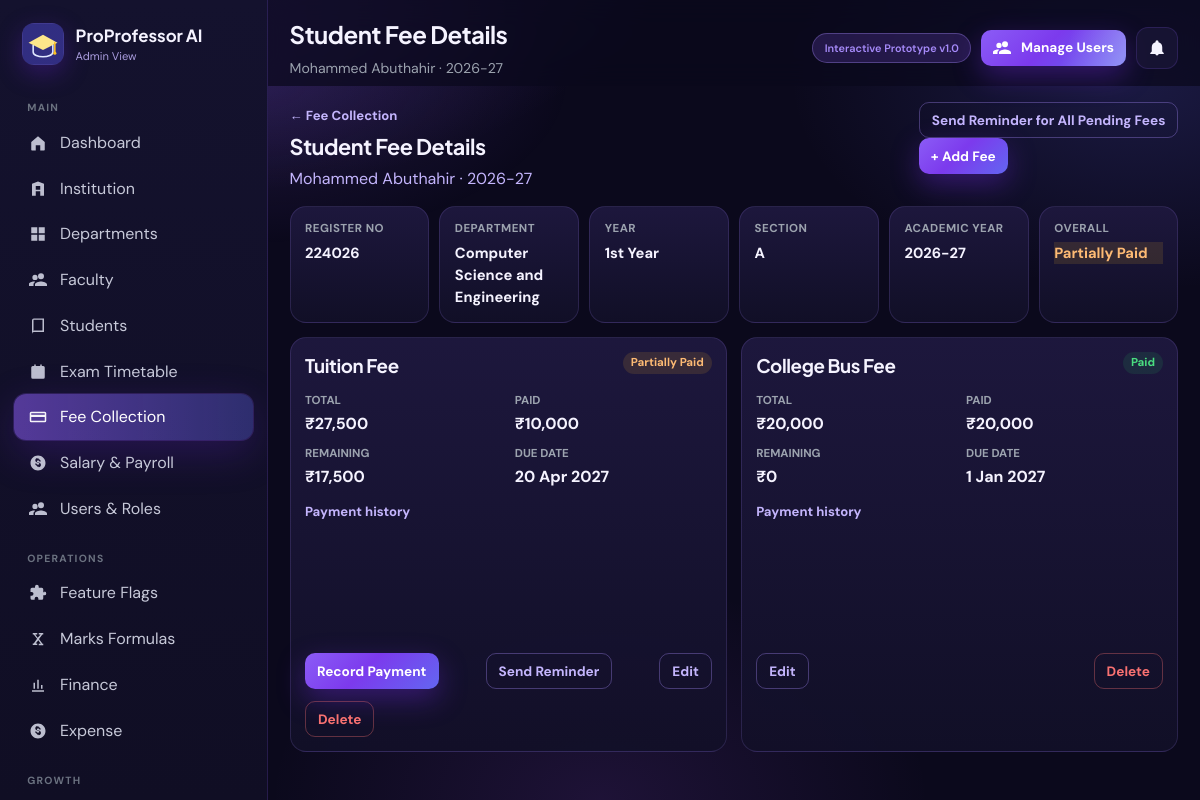
/admin/fee-collection/student?student_id=4&academic_year=2026-27 (signed in), run on the app's committed database.
### tables this page shows
CREATE TABLE `users` (
  `id` int(10) UNSIGNED NOT NULL,
  `institution_id` int(10) UNSIGNED NOT NULL,
  `department_id` int(10) UNSIGNED DEFAULT NULL,
  `role` enum('professor','student','hod','admin','superadmin') NOT NULL,
  `email` varchar(160) NOT NULL,
  `password_hash` varchar(255) NOT NULL,
  `full_name` varchar(160) NOT NULL,
  `employee_id` varchar(60) DEFAULT NULL,
  `qualification` varchar(120) DEFAULT NULL,
  `register_no` varchar(60) DEFAULT NULL,
  `phone` varchar(30) DEFAULT NULL,
  `avatar_url` varchar(255) DEFAULT NULL,
  `class_id` int(10) UNSIGNED DEFAULT NULL COMMENT 'For students',
  `academic_year_level` tinyint(3) UNSIGNED DEFAULT NULL COMMENT 'Student academic year 1-4',
  `semester` varchar(40) DEFAULT NULL COMMENT 'Student Odd/Even semester',
  `designation` varchar(100) DEFAULT NULL,
  `preferences` longtext DEFAULT NULL CHECK (json_valid(`preferences`)),
  `extra` longtext DEFAULT NULL COMMENT 'Expandable user attributes' CHECK (json_valid(`extra`)),
  `is_active` tinyint(1) DEFAULT 1,
  `last_login_at` datetime DEFAULT NULL,
  `created_at` timestamp NOT NULL DEFAULT current_timestamp(),
  `updated_at` timestamp NOT NULL DEFAULT current_timestamp() ON UPDATE current_timestamp()
);

CREATE TABLE `departments` (
  `id` int(10) UNSIGNED NOT NULL,
  `institution_id` int(10) UNSIGNED NOT NULL,
  `name` varchar(150) NOT NULL,
  `code` varchar(40) DEFAULT NULL,
  `hod_user_id` int(10) UNSIGNED DEFAULT NULL,
  `meta` longtext DEFAULT NULL CHECK (json_valid(`meta`)),
  `is_active` tinyint(1) DEFAULT 1,
  `created_at` timestamp NOT NULL DEFAULT current_timestamp()
);

CREATE TABLE `classes` (
  `id` int(10) UNSIGNED NOT NULL,
  `institution_id` int(10) UNSIGNED NOT NULL,
  `department_id` int(10) UNSIGNED NOT NULL,
  `program_id` int(10) UNSIGNED DEFAULT NULL,
  `name` varchar(100) NOT NULL,
  `section` varchar(20) DEFAULT NULL,
  `year` tinyint(3) UNSIGNED DEFAULT NULL,
  `semester` varchar(40) DEFAULT NULL,
  `academic_year` varchar(20) DEFAULT NULL,
  `meta` longtext DEFAULT NULL CHECK (json_valid(`meta`)),
  `is_active` tinyint(1) DEFAULT 1
);

CREATE TABLE `fee_records` (
  `id` int(10) UNSIGNED NOT NULL,
  `institution_id` int(10) UNSIGNED NOT NULL,
  `student_id` int(10) UNSIGNED NOT NULL,
  `academic_year` varchar(20) NOT NULL,
  `fee_type` enum('tuition','bus','hostel') NOT NULL,
  `total_amount` decimal(12,2) NOT NULL,
  `due_date` date DEFAULT NULL,
  `notes` text DEFAULT NULL,
  `created_by` int(10) UNSIGNED DEFAULT NULL,
  `created_at` timestamp NOT NULL DEFAULT current_timestamp(),
  `updated_at` timestamp NOT NULL DEFAULT current_timestamp() ON UPDATE current_timestamp()
);

### app/Views/admin/fee-student.php (the view, shortened to what the rows shown need)
<?php
$student = $student ?? [];
$academicYear = (string)($academicYear ?? '');
$fees = $fees ?? [];
$outstanding = $outstanding ?? [];
$level = (int)($student['academic_year_level'] ?? 0);
$section = trim((string)($student['class_section'] ?? ''));
$dept = trim((string)($student['dept_name'] ?? ''));
$register = trim((string)($student['register_no'] ?? ''));
$overallLabel = match ($overall) {
    'paid' => 'Fully Paid',
    'partial' => 'Partially Paid',
    'pending' => 'Pending',
    default => 'Not Configured',
};
$feeLabel = static function (string $status): string {
    return match ($status) {
        'paid' => 'Paid',
        'partial' => 'Partially Paid',
        default => 'Pending',
    };
};
$when = static function (string $value): string {
    $dt = DateTime::createFromFormat('Y-m-d', substr($value, 0, 10));
    return $dt ? $dt->format('j M Y') : '—';
};
?>
<div class="adm-fee">
  <div class="adm-fee-detail-head">
    <div>
      <a class="adm-fee-back" href="<?= e(url('/admin/fee-collection?academic_year=' . rawurlencode($academicYear))) ?>">← Fee Collection</a>
      <h2>Student Fee Details</h2>
      <p><?= e((string)($student['full_name'] ?? '')) ?> · <?= e($academicYear) ?></p>
    </div>
    <div class="adm-fee-detail-actions">
      <?php if ($outstanding !== []): ?>
        <form method="post" action="<?= e(url('/admin/fee-collection')) ?>">
          <button class="btn btn-sm btn-ghost" type="submit">Send Reminder for All Pending Fees</button>
        </form>
      <?php endif; ?>
      <button class="btn btn-sm btn-primary" type="button" id="feeAddOpen">+ Add Fee</button>
    </div>
  </div>
  <div class="adm-fee-meta">
    <div><span>Register no</span><strong><?= e($register !== '' ? $register : '—') ?></strong></div>
    <div><span>Department</span><strong><?= e($dept !== '' ? $dept : '—') ?></strong></div>
    <div><span>Year</span><strong><?= e($level > 0 ? subject_year_label($level) : '—') ?></strong></div>
    <div><span>Section</span><strong><?= e($section !== '' ? $section : '—') ?></strong></div>
    <div><span>Academic year</span><strong><?= e($academicYear) ?></strong></div>
    <div><span>Overall</span><strong class="adm-fee-overall is-<?= e((string)$overall) ?>"><?= e($overallLabel) ?></strong></div>
  </div>
  <?php if (!$fees): ?>
    <div class="panel empty">No fee records for <?= e($academicYear) ?>. Fees that are not added do not appear as unpaid.</div>
  <?php else: ?>
    <div class="adm-fee-cards">
      <?php foreach ($fees as $fee): ?>
        <article class="adm-fee-card">
          <header>
            <h3><?= e((string)$fee['label']) ?></h3>
            <span class="adm-fee-badge is-<?= e((string)$fee['status'] === 'paid' ? 'ok' : ((string)$fee['status'] === 'partial' ? 'warn' : 'bad')) ?>"><?= e($feeLabel((string)$fee['status'])) ?></span>
          </header>
          <dl>
            <div><dt>Total</dt><dd><?= e(fee_money((float)$fee['total'])) ?></dd></div>
            <div><dt>Paid</dt><dd><?= e(fee_money((float)$fee['paid'])) ?></dd></div>
            <div><dt>Remaining</dt><dd><?= e(fee_money((float)$fee['remaining'])) ?></dd></div>
            <div><dt>Due date</dt><dd><?= e($fee['due_date'] !== '' ? $when((string)$fee['due_date']) : '—') ?></dd></div>
          </dl>
          <?php if ($fee['payments']): ?>
            <h4>Payment history</h4>
          <?php else: ?>
            <p class="adm-fee-notes">No payments recorded yet.</p>
          <?php endif; ?>
          <div class="adm-fee-card-actions">
            <?php if ($fee['status'] !== 'paid'): ?>
              <button class="btn btn-sm btn-primary" type="button" data-pay="<?= (int)$fee['id'] ?>" data-label="<?= e((string)$fee['label']) ?>" data-remaining="<?= e(fee_money((float)$fee['remaining'])) ?>">Record Payment</button>
              <form method="post" action="<?= e(url('/admin/fee-collection')) ?>">
                <button class="btn btn-sm btn-ghost" type="submit">Send Reminder</button>
              </form>
            <?php endif; ?>
            <button class="btn btn-sm btn-ghost" type="button"
              data-edit="<?= (int)$fee['id'] ?>"
              data-label="<?= e((string)$fee['label']) ?>"
              data-total="<?= e((string)$fee['total']) ?>"
              data-due="<?= e((string)$fee['due_date']) ?>"
              data-notes="<?= e((string)$fee['notes']) ?>">Edit</button>
            <button class="btn btn-sm btn-ghost adm-fee-delete" type="button" data-delete="<?= (int)$fee['id'] ?>" data-label="<?= e((string)$fee['label']) ?>">Delete</button>
          </div>
        </article>
      <?php endforeach; ?>
    </div>
  <?php endif; ?>
</div>

### app/Core/Router.php (shortened to what the rows shown need)
<?php
final class Router
{
    private array $routes = [];
    public function add(string $method, string $pattern, $handler): void
    {
        $this->routes[] = [
            'method' => strtoupper($method),
            'pattern' => $pattern,
            'handler' => $handler,
        ];
    }
    public function dispatch(string $method, string $uri): void
    {
        $path = parse_url($uri, PHP_URL_PATH) ?: '/';
        $base = app_base_path();
        $path = '/' . trim($path, '/');
        if ($path !== '/') {
            $path = rtrim($path, '/');
        }
        foreach ($this->routes as $route) {
            if ($route['method'] !== strtoupper($method)) {
                continue;
            }
            $regex = preg_replace('#\{([a-zA-Z_]+)\}#', '(?P<$1>[^/]+)', $route['pattern']);
            $regex = '#^' . $regex . '$#';
            if (!preg_match($regex, $path, $matches)) {
                continue;
            }
            $params = array_filter(
                $matches,
                static fn($k) => !is_int($k),
                ARRAY_FILTER_USE_KEY
            );
            $this->invoke($route['handler'], $params);
            return;
        }
    }
    private function invoke($handler, array $params): void
    {
        if (is_array($handler) && is_string($handler[0])) {
            $controller = new $handler[0]();
            $method = $handler[1];
            $controller->$method(...array_values($params));
            return;
        }
    }
}

### app/Views/layouts/app.php (shortened to what the rows shown need)
<?php
$user = \Auth::user();
$role = $user['role'] ?? '';
$groups = NavService::grouped($role);
$unread = $user ? unread_notifications_count((int)$user['id']) : 0;
$title = $title ?? 'ProProfessor AI';
$active = $active ?? '';
$subtitle = $subtitle ?? '';
$notifPath = match ($role) {
    'student' => '/student/notifications',
    'hod' => '/hod/notifications',
    'admin', 'superadmin' => '/admin/notifications',
    default => '/professor/notifications',
};
$cta = match ($role) {
    'professor' => ['href' => '/professor/generate-plan', 'label' => 'Generate Course Plan', 'icon' => 'spark'],
    'hod' => ['href' => '/hod/approvals', 'label' => 'Review Approvals', 'icon' => 'check'],
    'admin', 'superadmin' => ['href' => '/admin/users', 'label' => 'Manage Users', 'icon' => 'users'],
    default => null,
};
?>
<!DOCTYPE html>
<html lang="en">
<head>
  <link rel="stylesheet" href="<?= e(asset('css/app.css')) ?>?v=<?= (int)@filemtime(dirname(__DIR__, 3) . '/assets/css/app.css') ?>">
</head>
<body class="app-body" data-effects="on">
<div class="page-glow" aria-hidden="true"></div>
<div class="app-shell">
  <aside class="sidebar" id="sidebar">
    <div class="brand">
      <img class="brand-logo" src="<?= e(asset('img/logo.svg')) ?>" width="42" height="42" alt="ProProfessor AI">
      <div>
        <div class="brand-name">ProProfessor AI</div>
        <div class="brand-sub"><?= e(NavService::roleLabel($role)) ?></div>
      </div>
    </div>
    <nav class="side-nav">
      <?php foreach ($groups as $group): ?>
        <?php
          $navItems = [];
          foreach ($group['items'] as $item) {
              $navItems[] = $item;
          }
        ?>
        <div class="nav-group">
          <div class="nav-group-label"><?= e($group['label']) ?></div>
          <?php foreach ($navItems as $item): ?>
            <a class="nav-link <?= $active === $item['key'] ? 'active' : '' ?>" href="<?= e(url($item['href'])) ?>">
              <span class="nav-ico"><?= icon($item['icon'] ?? 'spark', 'icon') ?></span>
              <span><?= e($item['label']) ?></span>
            </a>
          <?php endforeach; ?>
        </div>
      <?php endforeach; ?>
    </nav>
  </aside>
  <div class="main">
    <header class="topbar">
      <div class="topbar-title">
        <?php if (empty($dashboardHero)): ?>
          <h1><?= e($title) ?></h1>
          <?php if ($subtitle !== ''): ?><p><?= e($subtitle) ?></p><?php endif; ?>
        <?php endif; ?>
      </div>
      <div class="topbar-actions">
        <span class="proto-badge">Interactive Prototype v1.0</span>
        <?php if ($cta): ?>
          <a class="btn btn-primary btn-sm btn-shine topbar-cta" href="<?= e(url($cta['href'])) ?>"><?= icon($cta['icon']) ?> <?= e($cta['label']) ?></a>
        <?php endif; ?>
        <a class="icon-btn" href="<?= e(url($notifPath)) ?>" title="Notifications">
          <?= icon('bell') ?><?php if ($unread): ?><span class="dot"><?= (int)$unread ?></span><?php endif; ?>
        </a>
      </div>
    </header>
    <main class="content" id="pageContent">
      <?php $content(); ?>
    </main>
  </div>
</div>
</body>
</html>

### data on the page
users: role "Admin View", role "Manage Users"
users: full_name "Mohammed Abuthahir", register_no "224026", department.name "Computer Science and Engineering", academic_year_level "1st Year", class.section "A"
fee_records: label "Tuition Fee", status "Partially Paid", total "₹27,500", paid "₹10,000", remaining "₹17,500", due_date "20 Apr 2027"
fee_records: label "College Bus Fee", status "Paid", total "₹20,000", paid "₹20,000", remaining "₹0", due_date "1 Jan 2027"

### other printed values
$group['label'] "MAIN"
$item['label'] "Dashboard"
$item['label'] "Institution"
$item['label'] "Departments"
$item['label'] "Faculty"
$item['label'] "Students"
$item['label'] "Exam Timetable"
$item['label'] "Fee Collection"
$item['label'] "Salary & Payroll"
$item['label'] "Users & Roles"
$group['label'] "OPERATIONS"
$item['label'] "Feature Flags"
$item['label'] "Marks Formulas"
$item['label'] "Finance"
$item['label'] "Expense"
